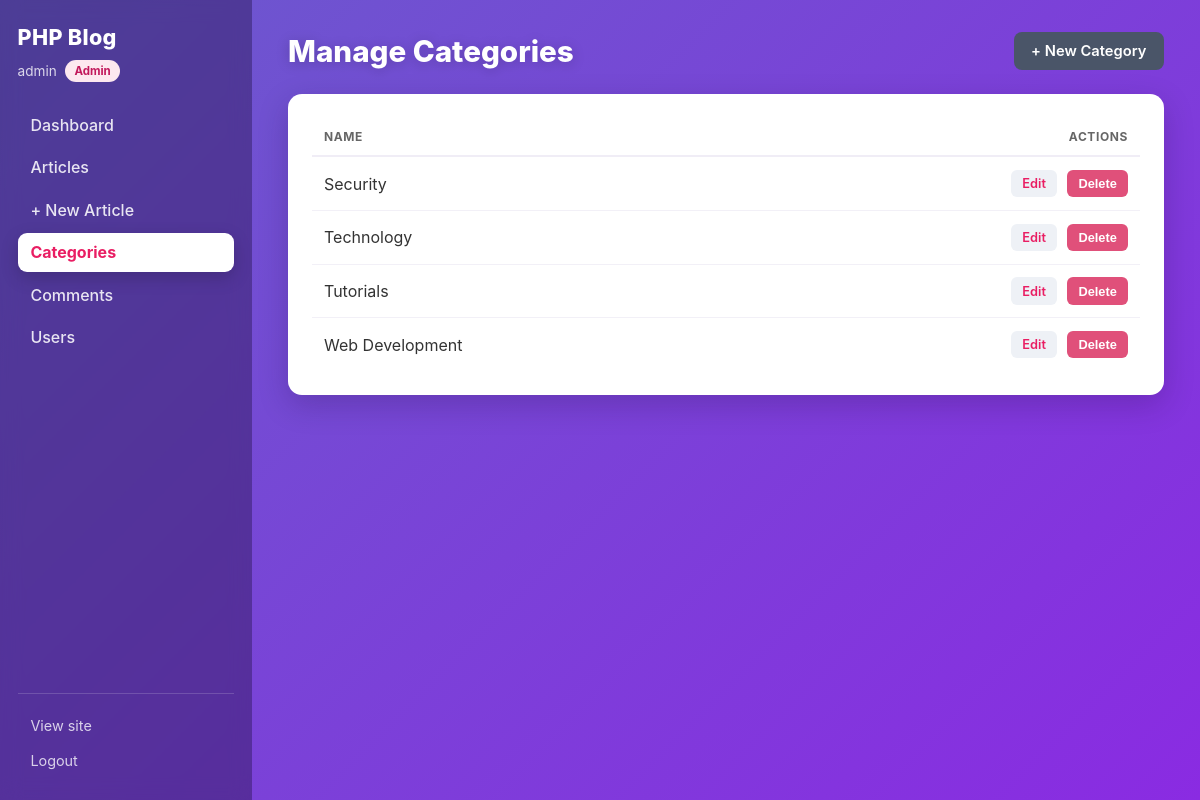
The app's page /admin/categories (signed in) with its own data.
### tables this page shows
CREATE TABLE categories (
    id INT AUTO_INCREMENT PRIMARY KEY,
    name VARCHAR(100) NOT NULL UNIQUE
);

### app/controllers/BaseController.php (called while the page is built, shortened)
<?php
class BaseController {
    protected function view($view, $data = []) {
        $file = __DIR__ . '/../views/' . $view . '.php';
        if (file_exists($file)) {
            extract($data);
            require_once $file;
        } else {
            throw new Exception("View file not found: " . $file);
        }
    }
    protected function model($model) {
        return new $model();
    }
    protected function isLoggedIn() {
        return isset($_SESSION['user_id']);
    }
    protected function isAdmin() {
        return isset($_SESSION['role']) && $_SESSION['role'] === 'admin';
    }
}

### app/controllers/AdminController.php (called while the page is built, shortened)
<?php
class AdminController extends BaseController {
    public function __construct() {
        $user = $this->model('User')->getById($_SESSION['user_id']);
    }
    public function categories() {
        $this->view('admin/categories', ['categories' => $this->model('Category')->getAll()]);
    }
}

### index.php (called while the page is built, shortened)
<?php
spl_autoload_register(function ($class) {
    $paths = [
        __DIR__ . '/app/controllers/',
        __DIR__ . '/app/models/',
    ];
    foreach ($paths as $path) {
        $file = $path . $class . '.php';
        if (file_exists($file)) {
            return;
        }
    }
});
class Router {
    public function __construct() {
        $url = $this->parseUrl();
        $method = 'index';
        $notFound = false;
        if (!empty($url[0]) && file_exists(__DIR__ . '/app/controllers/' . ucfirst($url[0]) . 'Controller.php')) {
            array_shift($url);
        } elseif (!empty($url[0])) {
            $notFound = true;
        }
        if ($notFound) {
            $controller = new HomeController();
            $method = 'notFound';
        } else {
            $controller = new $controllerName();
            if (!empty($url[0])) {
                if (method_exists($controller, $url[0])) {
                    $method = $url[0];
                    array_shift($url);
                } else {
                    $controller = new HomeController();
                    $method = 'notFound';
                    $url = [];
                }
            } elseif (!method_exists($controller, $method)) {
                $controller = new HomeController();
                $method = 'notFound';
            }
        }
        $params = array_values($url);
        call_user_func_array([$controller, $method], $params);
    }
    public function parseUrl() {
        if (isset($_GET['url'])) {
            return explode('/', filter_var(rtrim($_GET['url'], '/'), FILTER_SANITIZE_URL));
        }
        return [];
    }
}
$router = new Router();

### app/models/Connection.php (called while the page is built)
<?php
class Connection {
    private static $instance = null;
    private $conn;
    private function __construct() {
        try {
            $this->conn = new PDO(
                "mysql:host=" . DB_HOST . ";dbname=" . DB_NAME,
                DB_USER,
                DB_PASS,
                [
                    PDO::ATTR_ERRMODE            => PDO::ERRMODE_EXCEPTION,
                    PDO::ATTR_DEFAULT_FETCH_MODE => PDO::FETCH_ASSOC,
                    PDO::ATTR_EMULATE_PREPARES   => false,
                ]
            );
        } catch (PDOException $e) {
            throw new Exception("Connection failed: " . $e->getMessage());
        }
    }
    public static function getInstance() {
        if (!self::$instance) {
            self::$instance = new Connection();
        }
        return self::$instance;
    }
    public function getConnection() {
        return $this->conn;
    }
}
?>

### app/models/User.php (called while the page is built, shortened)
<?php
class User {
    private $conn;
    public function __construct() {
        $this->conn = Connection::getInstance()->getConnection();
    }
    public function getById($id) {
        $stmt = $this->conn->prepare("SELECT id, username, email, role, created_at FROM users WHERE id = ?");
        $stmt->execute([$id]);
        return $stmt->fetch(PDO::FETCH_ASSOC);
    }
}

### app/models/Category.php (called while the page is built, shortened)
<?php
class Category {
    private $conn;
    public function __construct() {
        $this->conn = Connection::getInstance()->getConnection();
    }
    public function getAll() {
        return $this->conn->query("SELECT * FROM categories ORDER BY name")->fetchAll(PDO::FETCH_ASSOC);
    }
}

### app/views/admin/categories.php (the view, shortened to what this page needs)
<?php include 'includes/header.php'; ?>
<div class="page-head">
    <h1>Manage Categories</h1>
    <a class="btn btn-primary" href="/admin/add_category">+ New Category</a>
</div>
<div class="panel">
    <?php if (empty($categories)): ?>
        <p class="empty">No categories yet.</p>
    <?php else: ?>
        <table class="data">
            <thead>
                <tr><th>Name</th><th class="right">Actions</th></tr>
            </thead>
            <tbody>
                <?php foreach ($categories as $category): ?>
                <tr>
                    <td><?php echo htmlspecialchars($category['name']); ?></td>
                    <td class="right actions">
                        <a class="btn btn-light btn-sm" href="/admin/edit_category/<?php echo $category['id']; ?>">Edit</a>
                        <form method="POST" action="/admin/delete_category/<?php echo $category['id']; ?>" class="inline" onsubmit="return confirm('Delete this category?');">
                            <button type="submit" class="btn btn-danger btn-sm">Delete</button>
                        </form>
                    </td>
                </tr>
                <?php endforeach; ?>
            </tbody>
        </table>
    <?php endif; ?>
</div>
<?php include 'includes/footer.php'; ?>

### assets/css/style.css (style rules this page uses)
:root { --pink: #e91e63; --pink-dark: #c2185b; --slate: #4a5568; --slate-dark:#3d475a; --ink: #333333; --muted: #666666; --card-bg: #ffffff; --gradient: linear-gradient(135deg, #6a5acd 0%, #8a2be2 100%); }
* { box-sizing: border-box; }
html, body { margin: 0; padding: 0; }
body { min-height: 100vh; font-family: Inter, Roboto, "Helvetica Neue", Arial, sans-serif; background: var(--gradient) fixed; background-attachment: fixed; color: #ffffff; -webkit-font-smoothing: antialiased; }
a { color: inherit; text-decoration: none; }
.page-head { display: flex; justify-content: space-between; align-items: center; gap: 1rem; flex-wrap: wrap; margin-bottom: 1.5rem; }
.page-head h1 { margin: 0; color: #fff; font-size: 1.85rem; font-weight: 800; text-shadow: 0 2px 14px rgba(0, 0, 0, .2); }
.panel { background: #fff; border-radius: 14px; padding: 1.5rem; box-shadow: 0 10px 30px rgba(30, 10, 60, .22); color: var(--ink); margin-bottom: 1.75rem; }
table.data { width: 100%; border-collapse: collapse; }
table.data th { text-align: left; font-size: .75rem; text-transform: uppercase; letter-spacing: .6px; color: var(--muted); padding: .7rem .75rem; border-bottom: 2px solid #f0edf6; white-space: nowrap; }
table.data td { padding: .8rem .75rem; border-bottom: 1px solid #f2f0f7; vertical-align: middle; color: var(--ink); }
table.data tbody tr:last-child td { border-bottom: none; }
table.data td.right, table.data th.right { text-align: right; }
table.data a { color: var(--pink); font-weight: 600; }
.actions { white-space: nowrap; }
.actions .btn { margin-left: .35rem; }
form.inline { display: inline; }
.btn { display: inline-block; border: none; border-radius: 8px; padding: .62rem 1.1rem; font-size: .92rem; font-weight: 600; cursor: pointer; text-decoration: none; transition: background .15s, color .15s; }
.btn-primary { background: var(--slate); color: #fff; }
.btn-danger { background: #e0507a; color: #fff; }
.btn-light { background: #eef1f6; color: var(--slate); }
.btn-sm { padding: .38rem .7rem; font-size: .8rem; border-radius: 6px; }

### records on screen
categories: name "Security"
categories: name "Technology"
categories: name "Tutorials"
categories: name "Web Development"

### other values on screen
$_SESSION['username'] "admin"
$_SESSION['role'] "Admin"
